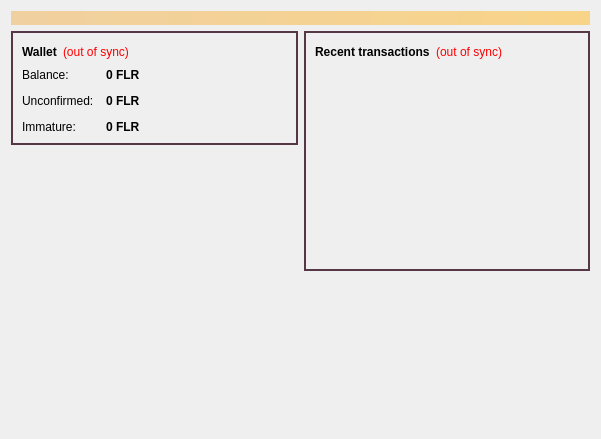
<?xml version="1.0" encoding="UTF-8"?>
<ui version="4.0">
 <class>OverviewPage</class>
 <widget class="QWidget" name="OverviewPage">
  <property name="geometry">
   <rect>
    <x>0</x>
    <y>0</y>
    <width>601</width>
    <height>439</height>
   </rect>
  </property>
  <property name="windowTitle">
   <string>Form</string>
  </property>
  <layout class="QVBoxLayout" name="topLayout">
   <item>
    <widget class="QLabel" name="labelAlerts">
     <property name="visible">
      <bool>false</bool>
     </property>
     <property name="styleSheet">
      <string notr="true">background-color: qlineargradient(x1: 0, y1: 0, x2: 1, y2: 0, stop:0 #F0D0A0, stop:1 #F8D488); color:#000000;</string>
     </property>
     <property name="wordWrap">
      <bool>true</bool>
     </property>
     <property name="margin">
      <number>3</number>
     </property>
    </widget>
   </item>
   <item>
    <layout class="QHBoxLayout" name="horizontalLayout" stretch="1,1">
     <item>
      <layout class="QVBoxLayout" name="verticalLayout_2">
       <item>
        <widget class="QFrame" name="frame">
         <property name="styleSheet">
          <string notr="true">#frame {
border: 2px solid #553746;
}</string>
         </property>
         <property name="frameShape">
          <enum>QFrame::StyledPanel</enum>
         </property>
         <property name="frameShadow">
          <enum>QFrame::Raised</enum>
         </property>
         <layout class="QVBoxLayout" name="verticalLayout_4">
          <item>
           <layout class="QHBoxLayout" name="horizontalLayout_4">
            <item>
             <widget class="QLabel" name="label_5">
              <property name="font">
               <font>
                <weight>75</weight>
                <bold>true</bold>
               </font>
              </property>
              <property name="text">
               <string>Wallet</string>
              </property>
             </widget>
            </item>
            <item>
             <widget class="QLabel" name="labelWalletStatus">
              <property name="toolTip">
               <string>The displayed information may be out of date. Your wallet automatically synchronizes with the Flaircoin network after a connection is established, but this process has not completed yet.</string>
              </property>
              <property name="styleSheet">
               <string notr="true">QLabel { color: red; }</string>
              </property>
              <property name="text">
               <string notr="true">(out of sync)</string>
              </property>
              <property name="alignment">
               <set>Qt::AlignLeading|Qt::AlignLeft|Qt::AlignVCenter</set>
              </property>
             </widget>
            </item>
            <item>
             <spacer name="horizontalSpacer_2">
              <property name="orientation">
               <enum>Qt::Horizontal</enum>
              </property>
              <property name="sizeHint" stdset="0">
               <size>
                <width>40</width>
                <height>20</height>
               </size>
              </property>
             </spacer>
            </item>
           </layout>
          </item>
          <item>
           <layout class="QFormLayout" name="formLayout_2">
            <property name="fieldGrowthPolicy">
             <enum>QFormLayout::AllNonFixedFieldsGrow</enum>
            </property>
            <property name="horizontalSpacing">
             <number>12</number>
            </property>
            <property name="verticalSpacing">
             <number>12</number>
            </property>
            <item row="0" column="0">
             <widget class="QLabel" name="label">
              <property name="text">
               <string>Balance:</string>
              </property>
             </widget>
            </item>
            <item row="0" column="1">
             <widget class="QLabel" name="labelBalance">
              <property name="font">
               <font>
                <weight>75</weight>
                <bold>true</bold>
               </font>
              </property>
              <property name="cursor">
               <cursorShape>IBeamCursor</cursorShape>
              </property>
              <property name="toolTip">
               <string>Your current balance</string>
              </property>
              <property name="text">
               <string notr="true">0 FLR</string>
              </property>
              <property name="textInteractionFlags">
               <set>Qt::LinksAccessibleByMouse|Qt::TextSelectableByKeyboard|Qt::TextSelectableByMouse</set>
              </property>
             </widget>
            </item>
            <item row="1" column="0">
             <widget class="QLabel" name="label_3">
              <property name="text">
               <string>Unconfirmed:</string>
              </property>
             </widget>
            </item>
            <item row="1" column="1">
             <widget class="QLabel" name="labelUnconfirmed">
              <property name="font">
               <font>
                <weight>75</weight>
                <bold>true</bold>
               </font>
              </property>
              <property name="cursor">
               <cursorShape>IBeamCursor</cursorShape>
              </property>
              <property name="toolTip">
               <string>Total of transactions that have yet to be confirmed, and do not yet count toward the current balance</string>
              </property>
              <property name="text">
               <string notr="true">0 FLR</string>
              </property>
              <property name="textInteractionFlags">
               <set>Qt::LinksAccessibleByMouse|Qt::TextSelectableByKeyboard|Qt::TextSelectableByMouse</set>
              </property>
             </widget>
            </item>
            <item row="2" column="0">
             <widget class="QLabel" name="labelImmatureText">
              <property name="text">
               <string>Immature:</string>
              </property>
             </widget>
            </item>
            <item row="2" column="1">
             <widget class="QLabel" name="labelImmature">
              <property name="font">
               <font>
                <weight>75</weight>
                <bold>true</bold>
               </font>
              </property>
              <property name="toolTip">
               <string>Mined balance that has not yet matured</string>
              </property>
              <property name="text">
               <string notr="true">0 FLR</string>
              </property>
              <property name="textInteractionFlags">
               <set>Qt::LinksAccessibleByMouse|Qt::TextSelectableByKeyboard|Qt::TextSelectableByMouse</set>
              </property>
             </widget>
            </item>
           </layout>
          </item>
         </layout>
        </widget>
       </item>
       <item>
        <spacer name="verticalSpacer">
         <property name="orientation">
          <enum>Qt::Vertical</enum>
         </property>
         <property name="sizeHint" stdset="0">
          <size>
           <width>20</width>
           <height>40</height>
          </size>
         </property>
        </spacer>
       </item>
       <item>
        <widget class="QLabel" name="label_wallet_bg">
         <property name="text">
          <string/>
         </property>
         <property name="pixmap">
          <pixmap resource="../bitcoin.qrc">:/images/res/images/wallet-bg.png</pixmap>
         </property>
         <property name="alignment">
          <set>Qt::AlignCenter</set>
         </property>
        </widget>
       </item>
      </layout>
     </item>
     <item>
      <layout class="QVBoxLayout" name="verticalLayout_3">
       <item>
        <widget class="QFrame" name="frame_2">
         <property name="styleSheet">
          <string notr="true">#frame_2 {
border: 2px solid #553746;
}</string>
         </property>
         <property name="frameShape">
          <enum>QFrame::StyledPanel</enum>
         </property>
         <property name="frameShadow">
          <enum>QFrame::Raised</enum>
         </property>
         <layout class="QVBoxLayout" name="verticalLayout">
          <item>
           <layout class="QHBoxLayout" name="horizontalLayout_2">
            <item>
             <widget class="QLabel" name="label_4">
              <property name="text">
               <string>&lt;b&gt;Recent transactions&lt;/b&gt;</string>
              </property>
             </widget>
            </item>
            <item>
             <widget class="QLabel" name="labelTransactionsStatus">
              <property name="toolTip">
               <string>The displayed information may be out of date. Your wallet automatically synchronizes with the Flaircoin network after a connection is established, but this process has not completed yet.</string>
              </property>
              <property name="styleSheet">
               <string notr="true">QLabel { color: red; }</string>
              </property>
              <property name="text">
               <string notr="true">(out of sync)</string>
              </property>
              <property name="alignment">
               <set>Qt::AlignRight|Qt::AlignTrailing|Qt::AlignVCenter</set>
              </property>
             </widget>
            </item>
            <item>
             <spacer name="horizontalSpacer">
              <property name="orientation">
               <enum>Qt::Horizontal</enum>
              </property>
              <property name="sizeHint" stdset="0">
               <size>
                <width>40</width>
                <height>20</height>
               </size>
              </property>
             </spacer>
            </item>
           </layout>
          </item>
          <item>
           <widget class="QListView" name="listTransactions">
            <property name="styleSheet">
             <string notr="true">QListView { background: transparent; }</string>
            </property>
            <property name="frameShape">
             <enum>QFrame::NoFrame</enum>
            </property>
            <property name="verticalScrollBarPolicy">
             <enum>Qt::ScrollBarAlwaysOff</enum>
            </property>
            <property name="horizontalScrollBarPolicy">
             <enum>Qt::ScrollBarAlwaysOff</enum>
            </property>
            <property name="selectionMode">
             <enum>QAbstractItemView::NoSelection</enum>
            </property>
           </widget>
          </item>
         </layout>
        </widget>
       </item>
       <item>
        <spacer name="verticalSpacer_2">
         <property name="orientation">
          <enum>Qt::Vertical</enum>
         </property>
         <property name="sizeHint" stdset="0">
          <size>
           <width>20</width>
           <height>40</height>
          </size>
         </property>
        </spacer>
       </item>
      </layout>
     </item>
    </layout>
   </item>
  </layout>
 </widget>
 <resources>
  <include location="../bitcoin.qrc"/>
 </resources>
 <connections/>
</ui>
